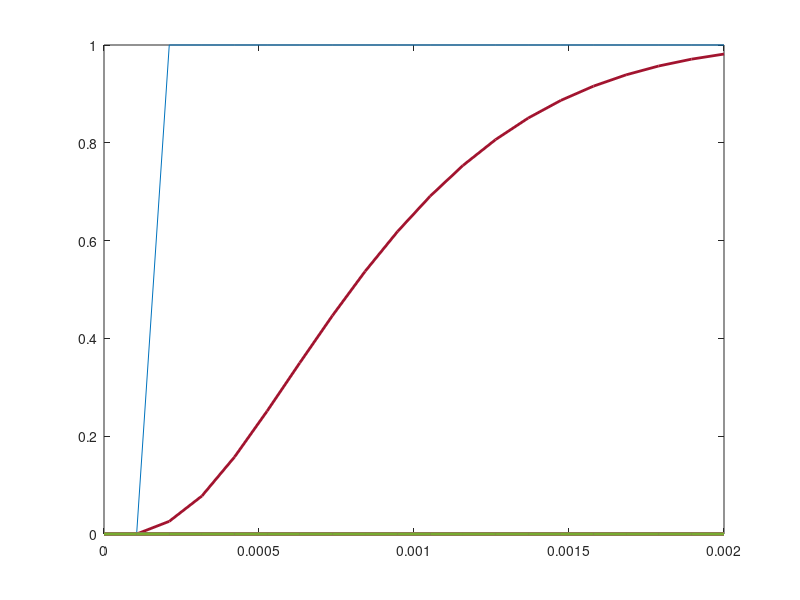

Source code (MATLAB):
A = [1.000000000000000000, -1.6000000000000000, 0.650000000000000];
B = [0.025906735751295328, 0.010362694300518132, 0.013730569948186522];
X = zeros(1,3); Y = zeros(1,3);

Fs = 10e3; T = 1/Fs;

% DC Test
x = 1; t=0; num_of_samples = 20;
xvals = zeros(num_of_samples); yvals = zeros(num_of_samples);
tp = linspace(0,num_of_samples*T,num_of_samples);
for i=3:num_of_samples
    X(3) = X(2);
    X(2) = X(1);
    X(1) = x;
    Y(3) = Y(2);
    Y(2) = Y(1);
    Y(1) = B(1)*X(1) + B(2)*X(2) + B(3)*X(3) - A(2)*Y(2) - A(3)*Y(3);
   
    xvals(i) = X(1); yvals(i) = Y(1);
end

plot(tp, xvals, tp, yvals, 'LineWidth', 2);


% B = 0.025907*[1 0.4 0.53]; A = [1 -1.6 0.65];
% n = -2:1000;
% y = zeros(size(n));
% x = @(n) 1.0.*(n>=0);
% 
% for nstep = 0:1000
%     y(n==nstep) = -A(2)*y(n==nstep-1)-A(3)*y(n==nstep-2)+ B(1)*x(nstep)+B(2)*x(nstep-1)+B(3)*x(nstep-2);
% end
% plot(n,y,'k.')

